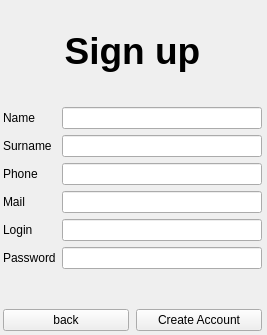
<?xml version="1.0" encoding="UTF-8"?>
<ui version="4.0">
 <class>Sign_up</class>
 <widget class="QWidget" name="Sign_up">
  <property name="geometry">
   <rect>
    <x>0</x>
    <y>0</y>
    <width>267</width>
    <height>335</height>
   </rect>
  </property>
  <property name="windowTitle">
   <string>Form</string>
  </property>
  <layout class="QVBoxLayout" name="verticalLayout">
   <property name="leftMargin">
    <number>3</number>
   </property>
   <property name="topMargin">
    <number>1</number>
   </property>
   <property name="rightMargin">
    <number>5</number>
   </property>
   <property name="bottomMargin">
    <number>4</number>
   </property>
   <item>
    <widget class="QLabel" name="label_3">
     <property name="maximumSize">
      <size>
       <width>16777215</width>
       <height>100</height>
      </size>
     </property>
     <property name="font">
      <font>
       <pointsize>28</pointsize>
       <bold>true</bold>
      </font>
     </property>
     <property name="text">
      <string>Sign up</string>
     </property>
     <property name="alignment">
      <set>Qt::AlignCenter</set>
     </property>
    </widget>
   </item>
   <item>
    <layout class="QFormLayout" name="formLayout">
     <item row="0" column="0">
      <widget class="QLabel" name="label_6">
       <property name="text">
        <string>Name</string>
       </property>
      </widget>
     </item>
     <item row="0" column="1">
      <widget class="QLineEdit" name="name">
       <property name="sizePolicy">
        <sizepolicy hsizetype="Expanding" vsizetype="Fixed">
         <horstretch>0</horstretch>
         <verstretch>0</verstretch>
        </sizepolicy>
       </property>
       <property name="minimumSize">
        <size>
         <width>175</width>
         <height>0</height>
        </size>
       </property>
      </widget>
     </item>
     <item row="1" column="0">
      <widget class="QLabel" name="label_7">
       <property name="text">
        <string>Surname</string>
       </property>
      </widget>
     </item>
     <item row="1" column="1">
      <widget class="QLineEdit" name="surname">
       <property name="sizePolicy">
        <sizepolicy hsizetype="Expanding" vsizetype="Fixed">
         <horstretch>0</horstretch>
         <verstretch>0</verstretch>
        </sizepolicy>
       </property>
       <property name="minimumSize">
        <size>
         <width>175</width>
         <height>0</height>
        </size>
       </property>
      </widget>
     </item>
     <item row="2" column="0">
      <widget class="QLabel" name="label_10">
       <property name="text">
        <string>Phone</string>
       </property>
      </widget>
     </item>
     <item row="2" column="1">
      <widget class="QLineEdit" name="phone">
       <property name="sizePolicy">
        <sizepolicy hsizetype="Expanding" vsizetype="Fixed">
         <horstretch>0</horstretch>
         <verstretch>0</verstretch>
        </sizepolicy>
       </property>
       <property name="minimumSize">
        <size>
         <width>175</width>
         <height>0</height>
        </size>
       </property>
      </widget>
     </item>
     <item row="3" column="0">
      <widget class="QLabel" name="label_11">
       <property name="text">
        <string>Mail</string>
       </property>
      </widget>
     </item>
     <item row="3" column="1">
      <widget class="QLineEdit" name="mail">
       <property name="sizePolicy">
        <sizepolicy hsizetype="Expanding" vsizetype="Fixed">
         <horstretch>0</horstretch>
         <verstretch>0</verstretch>
        </sizepolicy>
       </property>
       <property name="minimumSize">
        <size>
         <width>175</width>
         <height>0</height>
        </size>
       </property>
      </widget>
     </item>
     <item row="4" column="0">
      <widget class="QLabel" name="label_8">
       <property name="text">
        <string>Login</string>
       </property>
      </widget>
     </item>
     <item row="4" column="1">
      <widget class="QLineEdit" name="create_login">
       <property name="sizePolicy">
        <sizepolicy hsizetype="Expanding" vsizetype="Fixed">
         <horstretch>0</horstretch>
         <verstretch>0</verstretch>
        </sizepolicy>
       </property>
       <property name="minimumSize">
        <size>
         <width>175</width>
         <height>0</height>
        </size>
       </property>
      </widget>
     </item>
     <item row="5" column="0">
      <widget class="QLabel" name="label_9">
       <property name="text">
        <string>Password</string>
       </property>
      </widget>
     </item>
     <item row="5" column="1">
      <widget class="QLineEdit" name="create_password">
       <property name="sizePolicy">
        <sizepolicy hsizetype="Expanding" vsizetype="Fixed">
         <horstretch>0</horstretch>
         <verstretch>0</verstretch>
        </sizepolicy>
       </property>
       <property name="minimumSize">
        <size>
         <width>175</width>
         <height>0</height>
        </size>
       </property>
      </widget>
     </item>
    </layout>
   </item>
   <item>
    <layout class="QHBoxLayout" name="horizontalLayout">
     <property name="spacing">
      <number>7</number>
     </property>
     <property name="topMargin">
      <number>0</number>
     </property>
     <property name="rightMargin">
      <number>0</number>
     </property>
     <property name="bottomMargin">
      <number>0</number>
     </property>
     <item>
      <widget class="QPushButton" name="back_from_sign_up">
       <property name="text">
        <string>back</string>
       </property>
      </widget>
     </item>
     <item>
      <widget class="QPushButton" name="Create">
       <property name="sizePolicy">
        <sizepolicy hsizetype="Preferred" vsizetype="Fixed">
         <horstretch>0</horstretch>
         <verstretch>0</verstretch>
        </sizepolicy>
       </property>
       <property name="text">
        <string>Create Account</string>
       </property>
      </widget>
     </item>
    </layout>
   </item>
  </layout>
 </widget>
 <resources/>
 <connections/>
</ui>
